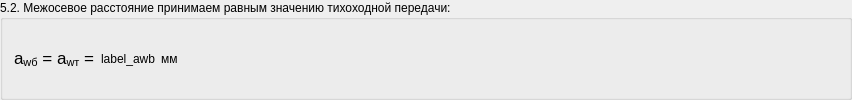
        <widget class="QGroupBox" name="groupBox_46">
         <property name="title">
          <string>5.2. Межосевое расстояние принимаем равным значению тихоходной передачи:</string>
         </property>
         <layout class="QGridLayout" name="gridLayout_107">
          <item row="0" column="0">
           <widget class="QLabel" name="label_620">
            <property name="text">
             <string>&lt;!DOCTYPE HTML PUBLIC &quot;-//W3C//DTD HTML 4.0//EN&quot; &quot;http://www.w3.org/TR/REC-html40/strict.dtd&quot;&gt;
&lt;html&gt;&lt;head&gt;&lt;meta name=&quot;qrichtext&quot; content=&quot;1&quot; /&gt;&lt;style type=&quot;text/css&quot;&gt;
p, li { white-space: pre-wrap; }
&lt;/style&gt;&lt;/head&gt;&lt;body style=&quot; font-family:'Lucida Grande'; font-size:13pt; font-weight:400; font-style:normal;&quot;&gt;
&lt;p style=&quot; margin-top:0px; margin-bottom:0px; margin-left:0px; margin-right:0px; -qt-block-indent:0; text-indent:0px;&quot;&gt;a&lt;span style=&quot; vertical-align:sub;&quot;&gt;wб&lt;/span&gt; = a&lt;span style=&quot; vertical-align:sub;&quot;&gt;wт&lt;/span&gt; =&lt;/p&gt;&lt;/body&gt;&lt;/html&gt;</string>
            </property>
           </widget>
          </item>
          <item row="0" column="1">
           <widget class="QLabel" name="label_awb_2">
            <property name="text">
             <string>label_awb</string>
            </property>
           </widget>
          </item>
          <item row="0" column="2">
           <widget class="QLabel" name="label_621">
            <property name="text">
             <string>мм</string>
            </property>
           </widget>
          </item>
          <item row="0" column="3">
           <spacer name="horizontalSpacer_181">
            <property name="orientation">
             <enum>Qt::Horizontal</enum>
            </property>
            <property name="sizeHint" stdset="0">
             <size>
              <width>660</width>
              <height>20</height>
             </size>
            </property>
           </spacer>
          </item>
         </layout>
        </widget>
